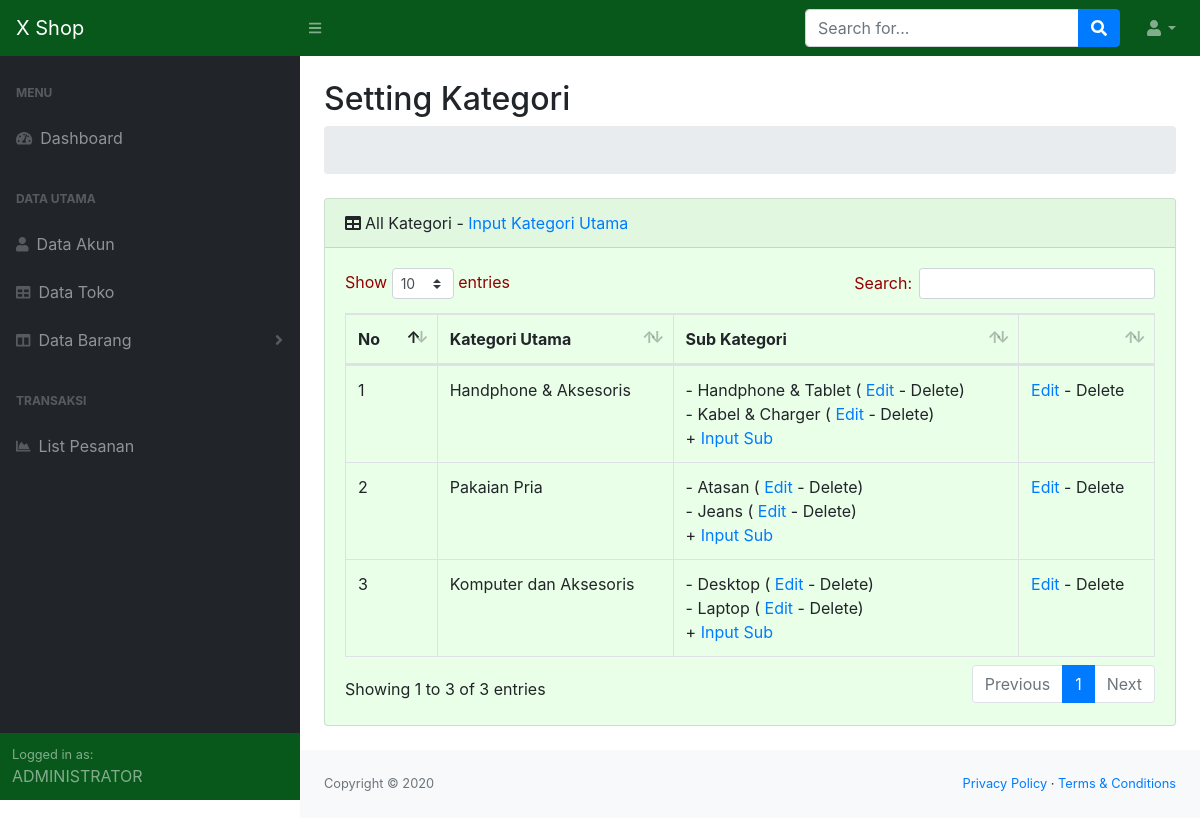
Page /index.php/adm_kategori on the committed database.
### tables this page shows
CREATE TABLE `m_kategori_brg_utama` (
  `kategori_brg_utama_id` int(11) NOT NULL,
  `kategori_brg_utama_nama` varchar(50) NOT NULL,
  `kategori_brg_utama_flag` tinyint(1) NOT NULL
);

CREATE TABLE `m_kategori_brg_sub` (
  `kategori_brg_sub_id` int(11) NOT NULL,
  `kategori_brg_utama_id` int(11) NOT NULL,
  `kategori_brg_sub_nama` varchar(50) NOT NULL,
  `kategori_brg_sub_flag` int(11) NOT NULL
);

### application/controllers/Adm_kategori.php (called while the page is built, shortened)
<?php
class Adm_kategori extends CI_Controller {
	public function index()
	{
		$send['qr_k_utama'] = $this->main_model->menu_k_utama();
		$send['qr_k_sub'] = $this->main_model->menu_k_sub();
		$send['hal'] = 'adm_vtbl_kategori';
		$this->load->view('adm_v_home', $send);
	}
}

### index.php (called while the page is built, shortened)
<?php
require_once BASEPATH.'core/CodeIgniter.php';

### application/models/Main_model.php (called while the page is built, shortened)
<?php
class Main_model extends CI_Model{
    public function menu_k_utama(){
        $this->db->select('*');
		$this->db->where('kategori_brg_utama_flag',1);
        $query = $this->db->get('m_kategori_brg_utama');
        return $query->result();
    }
    public function menu_k_sub(){
		$this->db->select('*');
		$this->db->where('kategori_brg_sub_flag',1);
        $query = $this->db->get('m_kategori_brg_sub');
        return $query->result();
    }
}
?>

### application/views/adm_v_home.php (the view, shortened to what this page needs)
<!DOCTYPE html>
<html lang="en">
    <head>
        <link href="<?=base_url('xplus/bootstrap/css/styles.css');?>" rel="stylesheet" />
        <link href="<?=base_url('xplus/bootstrap/css/dataTables.bootstrap4.min.css');?>" rel="stylesheet" />
    </head>
    <body class="sb-nav-fixed">
        <nav class="sb-topnav navbar navbar-expand navbar-dark bg-green">
            <a class="navbar-brand" href="<?=base_url();?>">X Shop</a><button class="btn btn-link btn-sm order-1 order-lg-0" id="sidebarToggle" href="#"><i class="fas fa-bars"></i></button
            >
            <form class="d-none d-md-inline-block form-inline ml-auto mr-0 mr-md-3 my-2 my-md-0" method="GET" action="<?php echo base_url('adm_home/orang/hasil');?>">
                <div class="input-group">
                    <input class="form-control" type="text" name="cari" id="cari" placeholder="Search for..." aria-label="Search" aria-describedby="basic-addon2"  />
                    <div class="input-group-append">
                        <button class="btn btn-primary" type="button"><i class="fas fa-search"></i></button>
                    </div>
                </div>
            </form>
            <ul class="navbar-nav ml-auto ml-md-0">
                <li class="nav-item dropdown">
                    <a class="nav-link dropdown-toggle" id="userDropdown" href="#" role="button" data-toggle="dropdown" aria-haspopup="true" aria-expanded="false"><i class="fas fa-user fa-fw"></i></a>
                </li>
            </ul>
        </nav>
        <div id="layoutSidenav">
            <div id="layoutSidenav_nav">
                <nav class="sb-sidenav accordion sb-sidenav-dark" id="sidenavAccordion">
                    <div class="sb-sidenav-menu">
                        <div class="nav">
                            <div class="sb-sidenav-menu-heading">Menu</div>
                            <a class="nav-link" href="<?=base_url();?>">
                              <div class="sb-nav-link-icon"><i class="fas fa-tachometer-alt"></i></div>
                                Dashboard
                            </a>
                            <div class="sb-sidenav-menu-heading">Data Utama</div>
                            <a class="nav-link" href="<?=base_url();?>adm_akun">
                              <div class="sb-nav-link-icon">
                                <i class="fas fa-user"></i>
                              </div>Data Akun
                            </a>
                            <a class="nav-link" href="<?=base_url();?>adm_toko">
                              <div class="sb-nav-link-icon">
                                <i class="fas fa-table"></i>
                              </div>Data Toko
                            </a>
                            <a class="nav-link collapsed" href="#" data-toggle="collapse" data-target="#collapsePages" aria-expanded="false" aria-controls="collapsePages">
                              <div class="sb-nav-link-icon"><i class="fas fa-columns fa-w-16"></i></div>
                                Data Barang
                              <div class="sb-sidenav-collapse-arrow"><i class="fas fa-angle-down"></i></div>
                            </a>
                            <div class="sb-sidenav-menu-heading">Transaksi</div>
                            <a class="nav-link" href="<?=base_url('adm_pesanan');?>">
                            <div class="sb-nav-link-icon"><i class="fas fa-chart-area"></i></div>
                            List Pesanan
                            </a>
                        </div>
                    </div>
                    <div class="sb-sidenav-footer">
                        <div class="small">Logged in as:</div>ADMINISTRATOR
                    </div>
                </nav>
            </div>
            <div id="layoutSidenav_content">
                <main>
                  <?php
                    $this->load->view($hal);
                  ?>
                </main>
                <footer class="py-4 bg-light mt-auto">
                    <div class="container-fluid">
                        <div class="d-flex align-items-center justify-content-between small">
                            <div class="text-muted">Copyright &copy; 2020</div>
                            <div>
                                <a href="#">Privacy Policy</a>
                                &middot;
                                <a href="#">Terms &amp; Conditions</a>
                            </div>
                        </div>
                    </div>
                </footer>
            </div>
        </div>
    </body>
</html>

### application/views/adm_vtbl_kategori.php (shortened to what this page needs)
<div class="container-fluid">
    <h2 class="mt-4">Setting Kategori</h2>
    <ol class="breadcrumb mb-4">
        <li class="breadcrumb-item active">&nbsp;</li>
    </ol>
    <div class="card mb-4">
        <div class="card-header"><i class="fas fa-table mr-1"></i>All Kategori -
            <a data-toggle="modal" href="#insert_utama">Input Kategori Utama</a>
        </div>
        <div class="card-body">
            <div class="table-responsive">
                <table class="table table-bordered" id="dataTable" width="100%" cellspacing="0">
                    <thead>
                        <tr>
                            <th>No</th>
                            <th>Kategori Utama</th>
                            <th>Sub Kategori</th>
                            <th>&nbsp;</th>
                        </tr>
                    </thead>
                    <tbody>
                        <?php
                            $no = 0;
                            foreach($qr_k_utama as $fd_k_utama){
                                $no++;
                        ?>
                        <tr>
                            <td><?=$no;?></td>
                            <td><?=$fd_k_utama->kategori_brg_utama_nama;?></td>
                            <td>
                                <?php
                                    foreach ($qr_k_sub as $fd_k_sub) {
                                        if($fd_k_sub->kategori_brg_utama_id ==
                                           $fd_k_utama->kategori_brg_utama_id){
                                ?>
                                - <?=$fd_k_sub->kategori_brg_sub_nama;?>
                                ( <a data-toggle="modal" href="#edit_sub">Edit</a>
                                 - Delete)<br />
                                <?php
                                        }
                                    }
                                ?>
                                + <a data-toggle="modal" href="#insert_sub">Input Sub
                                </a>
                            </td>
                            <td>
                            <a data-toggle="modal" href="#edit_utama" >Edit</a>
                             - Delete</td>
                        </tr>
                        <?php
                            }
                        ?>
                    </tbody>
                </table>
            </div>
        </div>
    </div>
</div>

### rows in the picture
m_kategori_brg_utama: kategori_brg_utama_nama "Handphone & Aksesoris"
m_kategori_brg_sub: kategori_brg_sub_nama "Handphone & Tablet"
m_kategori_brg_sub: kategori_brg_sub_nama "Kabel & Charger"
m_kategori_brg_utama: kategori_brg_utama_nama "Pakaian Pria"
m_kategori_brg_sub: kategori_brg_sub_nama "Atasan"
m_kategori_brg_sub: kategori_brg_sub_nama "Jeans"
m_kategori_brg_utama: kategori_brg_utama_nama "Komputer dan Aksesoris"
m_kategori_brg_sub: kategori_brg_sub_nama "Desktop"
m_kategori_brg_sub: kategori_brg_sub_nama "Laptop"
